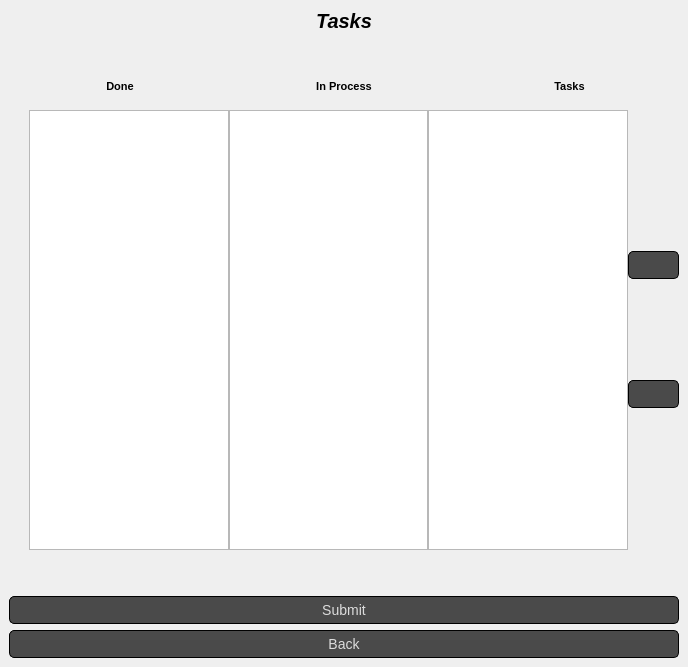
<?xml version="1.0" encoding="UTF-8"?>
<ui version="4.0">
 <class>ToDoWindow</class>
 <widget class="QMainWindow" name="ToDoWindow">
  <property name="geometry">
   <rect>
    <x>0</x>
    <y>0</y>
    <width>688</width>
    <height>667</height>
   </rect>
  </property>
  <property name="windowTitle">
   <string>ToDoWindow</string>
  </property>
  <property name="styleSheet">
   <string notr="true">QLabel {
    font-size: 11px;
    font-weight: bold;
    margin-bottom: 1px;
}
QPushButton {
    background-color: #4a4a4a; /* Темно-серый фон кнопок */
    border: 1px solid black; /* Граница с фиолетовым оттенком */
    border-radius: 5px; /* Закругленные углы кнопок */
    padding: 5px;
    color: #dcdcdc; /* Светлый текст на кнопках */
    font-size: 14px;
}

QPushButton:hover {
    border-color: #8a7fb3; /* Светлая граница */
}

QPushButton:pressed {
}


</string>
  </property>
  <widget class="QWidget" name="centralwidget">
   <layout class="QVBoxLayout" name="verticalLayout">
    <item>
     <widget class="QLabel" name="label">
      <property name="styleSheet">
       <string notr="true">font-size:20px; font-style:italic;</string>
      </property>
      <property name="text">
       <string>Tasks</string>
      </property>
      <property name="alignment">
       <set>Qt::AlignmentFlag::AlignCenter</set>
      </property>
     </widget>
    </item>
    <item>
     <spacer name="verticalSpacer">
      <property name="orientation">
       <enum>Qt::Orientation::Vertical</enum>
      </property>
      <property name="sizeType">
       <enum>QSizePolicy::Policy::Fixed</enum>
      </property>
      <property name="sizeHint" stdset="0">
       <size>
        <width>20</width>
        <height>40</height>
       </size>
      </property>
     </spacer>
    </item>
    <item>
     <layout class="QHBoxLayout" name="horizontalLayout_4">
      <property name="bottomMargin">
       <number>10</number>
      </property>
      <item>
       <widget class="QLabel" name="label_4">
        <property name="sizePolicy">
         <sizepolicy hsizetype="Preferred" vsizetype="Preferred">
          <horstretch>0</horstretch>
          <verstretch>0</verstretch>
         </sizepolicy>
        </property>
        <property name="layoutDirection">
         <enum>Qt::LayoutDirection::LeftToRight</enum>
        </property>
        <property name="text">
         <string> Done</string>
        </property>
        <property name="alignment">
         <set>Qt::AlignmentFlag::AlignCenter</set>
        </property>
       </widget>
      </item>
      <item>
       <widget class="QLabel" name="label_3">
        <property name="text">
         <string>In Process</string>
        </property>
        <property name="alignment">
         <set>Qt::AlignmentFlag::AlignCenter</set>
        </property>
       </widget>
      </item>
      <item>
       <widget class="QLabel" name="label_2">
        <property name="text">
         <string>Tasks</string>
        </property>
        <property name="alignment">
         <set>Qt::AlignmentFlag::AlignCenter</set>
        </property>
       </widget>
      </item>
     </layout>
    </item>
    <item>
     <layout class="QHBoxLayout" name="horizontalLayout">
      <property name="spacing">
       <number>0</number>
      </property>
      <item>
       <layout class="QVBoxLayout" name="verticalLayout_2">
        <property name="spacing">
         <number>20</number>
        </property>
        <property name="leftMargin">
         <number>20</number>
        </property>
       </layout>
      </item>
      <item>
       <widget class="QListWidget" name="doneList"/>
      </item>
      <item>
       <widget class="QListWidget" name="inProcessList"/>
      </item>
      <item>
       <widget class="QListWidget" name="loadList"/>
      </item>
      <item>
       <layout class="QVBoxLayout" name="verticalLayout_3">
        <property name="spacing">
         <number>0</number>
        </property>
        <property name="rightMargin">
         <number>0</number>
        </property>
        <item>
         <spacer name="verticalSpacer_2">
          <property name="orientation">
           <enum>Qt::Orientation::Vertical</enum>
          </property>
          <property name="sizeType">
           <enum>QSizePolicy::Policy::Fixed</enum>
          </property>
          <property name="sizeHint" stdset="0">
           <size>
            <width>20</width>
            <height>40</height>
           </size>
          </property>
         </spacer>
        </item>
        <item>
         <widget class="QPushButton" name="rightButton">
          <property name="text">
           <string/>
          </property>
          <property name="icon">
           <iconset theme="QIcon::ThemeIcon::GoNext"/>
          </property>
         </widget>
        </item>
        <item>
         <widget class="QPushButton" name="leftButton">
          <property name="text">
           <string/>
          </property>
          <property name="icon">
           <iconset theme="QIcon::ThemeIcon::GoPrevious"/>
          </property>
         </widget>
        </item>
        <item>
         <spacer name="verticalSpacer_4">
          <property name="orientation">
           <enum>Qt::Orientation::Vertical</enum>
          </property>
          <property name="sizeType">
           <enum>QSizePolicy::Policy::Fixed</enum>
          </property>
          <property name="sizeHint" stdset="0">
           <size>
            <width>20</width>
            <height>40</height>
           </size>
          </property>
         </spacer>
        </item>
       </layout>
      </item>
     </layout>
    </item>
    <item>
     <spacer name="verticalSpacer_3">
      <property name="orientation">
       <enum>Qt::Orientation::Vertical</enum>
      </property>
      <property name="sizeType">
       <enum>QSizePolicy::Policy::Fixed</enum>
      </property>
      <property name="sizeHint" stdset="0">
       <size>
        <width>20</width>
        <height>40</height>
       </size>
      </property>
     </spacer>
    </item>
    <item>
     <widget class="QPushButton" name="submitButton">
      <property name="text">
       <string>Submit</string>
      </property>
     </widget>
    </item>
    <item>
     <widget class="QPushButton" name="exitButton">
      <property name="text">
       <string>Back</string>
      </property>
     </widget>
    </item>
   </layout>
  </widget>
 </widget>
 <resources/>
 <connections/>
</ui>
